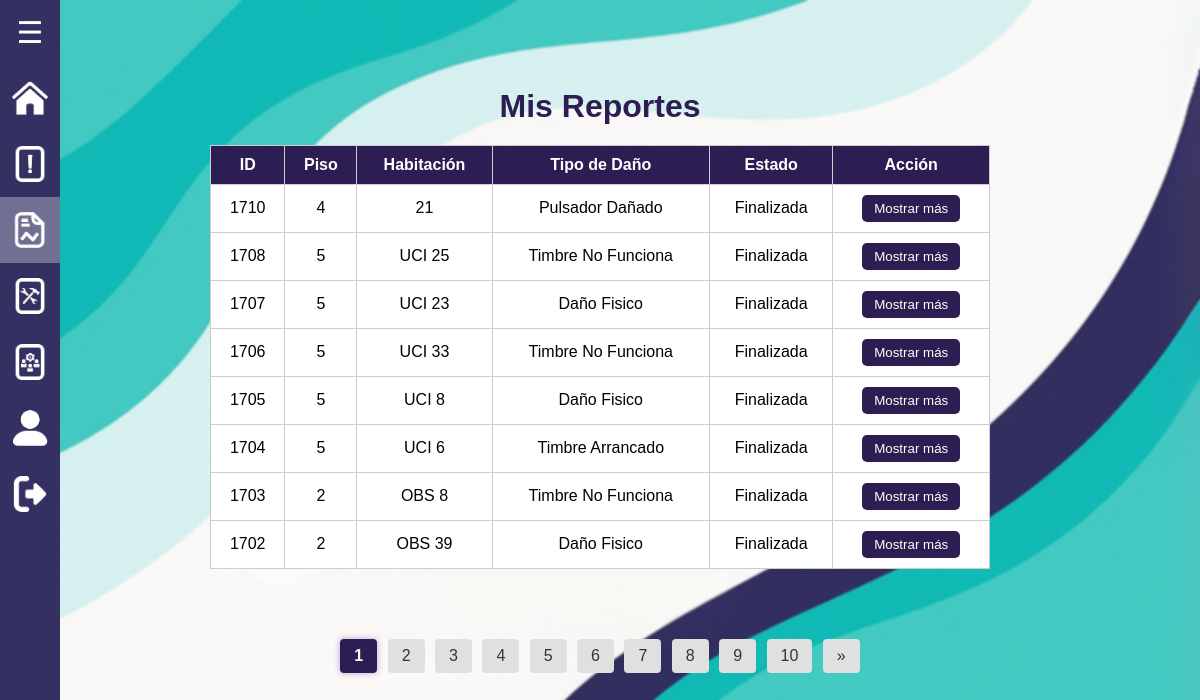
Screenshot of /roles/administrador_reportes/consultar_reportes.php (signed in) with the database file from the repository.
### tables this page shows
CREATE TABLE `reportes` (
  `id` int(11) NOT NULL,
  `usuario_id` int(11) NOT NULL,
  `piso` int(11) NOT NULL,
  `habitacion` varchar(10) DEFAULT NULL,
  `reporte` text NOT NULL,
  `tipo_dano` varchar(255) NOT NULL,
  `fecha` timestamp NOT NULL DEFAULT current_timestamp(),
  `estado` varchar(50) DEFAULT 'Ingresada',
  `respuesta` text DEFAULT NULL,
  `fecha_creacion` datetime DEFAULT current_timestamp(),
  `fecha_respuesta` datetime DEFAULT NULL,
  `imagen_antes` longblob DEFAULT NULL,
  `imagen_despues` longblob DEFAULT NULL,
  `respondido_por` int(11) DEFAULT NULL
);

### roles/administrador_reportes/consultar_reportes.php (the view, shortened to what this page needs)
<?php
$usuario_id = $_SESSION['id'];
$pdo = new PDO("mysql:host=localhost;dbname=cnl_report", 'root', '');
$pdo->setAttribute(PDO::ATTR_ERRMODE, PDO::ERRMODE_EXCEPTION);
$porPagina = 8;
$pagina = isset($_GET['pagina']) ? max(1, intval($_GET['pagina'])) : 1;
$inicio = ($pagina - 1) * $porPagina;
$sql = "SELECT * FROM reportes WHERE usuario_id = ? ORDER BY id DESC LIMIT $inicio, $porPagina";
$stmt = $pdo->prepare($sql);
$stmt->execute([$usuario_id]);
$reportes = $stmt->fetchAll(PDO::FETCH_ASSOC);
$sqlTotal = "SELECT COUNT(*) FROM reportes WHERE usuario_id = ?";
$stmtTotal = $pdo->prepare($sqlTotal);
$stmtTotal->execute([$usuario_id]);
$totalRegistros = $stmtTotal->fetchColumn();
$totalPaginas = ceil($totalRegistros / $porPagina);
?>
<!DOCTYPE html>
<html lang="es">
<head>
    <link rel="stylesheet" href="../../css/estilos.css">
    <link rel="stylesheet" href="../../css/consulta_reportes.css">
</head>
<body>
    <?php include '../../menu_lateral/menu2.php'; ?>
    <h1>Mis Reportes</h1>
    <table>
        <thead>
            <tr>
                <th>ID</th>
                <th>Piso</th>
                <th>Habitación</th>
                <th>Tipo de Daño</th>
                <th>Estado</th>
                <th>Acción</th>
            </tr>
        </thead>
        <tbody>
        <?php foreach ($reportes as $reporte): ?>
            <tr>
                <td><?= $reporte['id'] ?></td>
                <td><?= htmlspecialchars($reporte['piso']) ?></td>
                <td><?= htmlspecialchars($reporte['habitacion']) ?></td>
                <td><?= htmlspecialchars($reporte['tipo_dano']) ?></td>
                <td><?= htmlspecialchars($reporte['estado']) ?></td>
                <td>
                    <button class="btn-ver" onclick="abrirModal(<?= $reporte['id'] ?>)">Mostrar más</button>
                </td>
            </tr>
        <?php endforeach; ?>
        </tbody>
    </table>
<?php
$maxLinks = 10;
$bloqueActual = ceil($pagina / $maxLinks);
$inicio = ($bloqueActual - 1) * $maxLinks + 1;
$fin = min($inicio + $maxLinks - 1, $totalPaginas);
?>
<div class="paginacion">
    <?php for ($i = $inicio; $i <= $fin; $i++): ?>
        <a href="?<?= http_build_query(array_merge($_GET, ['pagina' => $i])) ?>"
           class="<?= $i == $pagina ? 'pagina-actual' : '' ?>">
           <?= $i ?>
        </a>
    <?php endfor; ?>
    <?php if ($fin < $totalPaginas): ?>
        <a href="?<?= http_build_query(array_merge($_GET, ['pagina' => $fin + 1])) ?>">&raquo;</a>
    <?php endif; ?>
</div>
</body>
</html>

### css/estilos.css (style rules this page uses)
* { margin: 0; padding: 0; box-sizing: border-box; font-family: Arial, sans-serif; }
body { display: flex; }

### css/consulta_reportes.css (style rules this page uses)
body { margin: 0; font-family: 'Segoe UI', Tahoma, Geneva, Verdana, sans-serif; background: url('../images/fondo_PC.png') no-repeat center center fixed; background-size: cover; backdrop-filter: blur(1px); color: #000000; display: flex; flex-direction: column; align-items: center; justify-content: center; height: 100vh; }
h1 { color: #2C1E53; margin-top: 0px; margin-bottom: 20px; }
table { width: 65%; background-color: white; border-collapse: collapse; margin-bottom: 40px; }
th, td { border: 1px solid #ccc; padding: 10px; text-align: center; }
th { background-color: #2C1E53; color: white; }
.btn-ver { background-color: #2C1E53; color: white; padding: 6px 12px; border: none; border-radius: 5px; cursor: pointer; }
.paginacion { text-align: center; margin-top: 30px; margin-bottom: 40px; width: 100%; }
.paginacion a { display: inline-block; padding: 8px 14px; margin: 0 3px; background-color: #e0e0e0; color: #333; text-decoration: none; border-radius: 4px; transition: background-color 0.3s, transform 0.2s; }
.paginacion a.pagina-actual { background-color: #2C1E53; color: white; font-weight: bold; box-shadow: 0 0 6px rgba(106, 27, 154, 0.4); }

### rows the page displays
reportes: id "1710", piso "4", habitacion "21", tipo_dano "Pulsador Dañado", estado "Finalizada"
reportes: id "1708", piso "5", habitacion "UCI 25", tipo_dano "Timbre No Funciona", estado "Finalizada"
reportes: id "1707", piso "5", habitacion "UCI 23", tipo_dano "Daño Fisico", estado "Finalizada"
reportes: id "1706", piso "5", habitacion "UCI 33", tipo_dano "Timbre No Funciona", estado "Finalizada"
reportes: id "1705", piso "5", habitacion "UCI 8", tipo_dano "Daño Fisico", estado "Finalizada"
reportes: id "1704", piso "5", habitacion "UCI 6", tipo_dano "Timbre Arrancado", estado "Finalizada"
reportes: id "1703", piso "2", habitacion "OBS 8", tipo_dano "Timbre No Funciona", estado "Finalizada"
reportes: id "1702", piso "2", habitacion "OBS 39", tipo_dano "Daño Fisico", estado "Finalizada"
